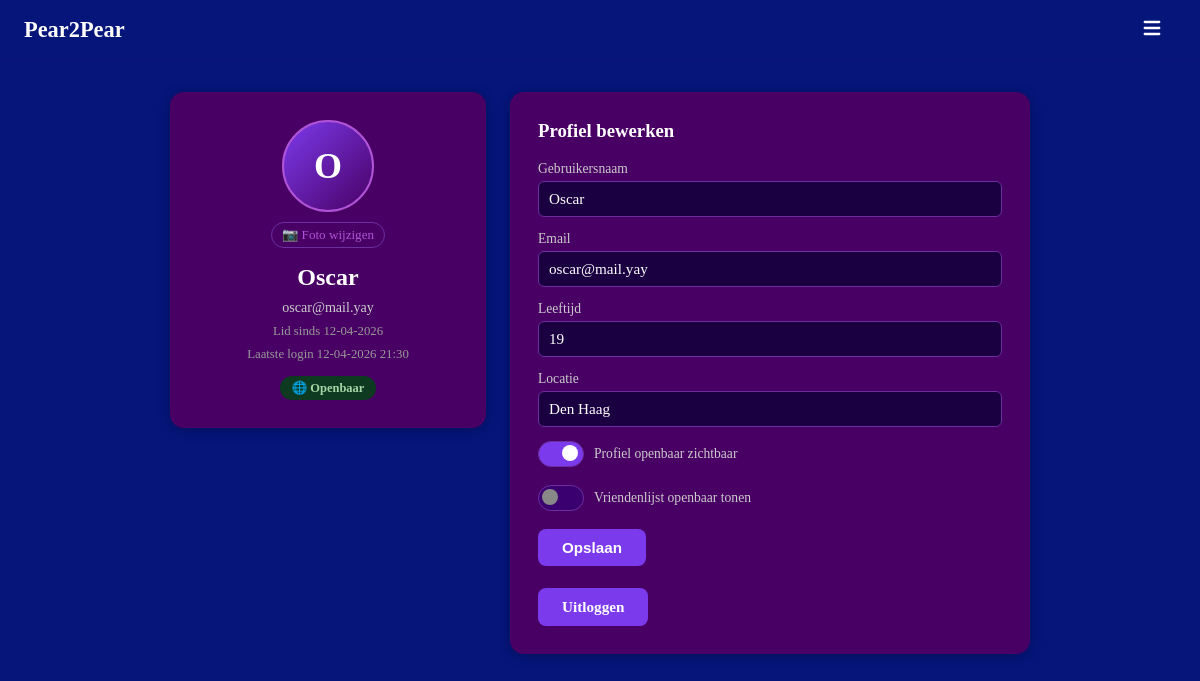
The app's page /account (signed in) with its own data.
### models.py (models this page shows, shortened)
class User(UserMixin, db.Model):
    __tablename__ = "users"
    id            = db.Column(db.Integer, primary_key=True)
    username      = db.Column(db.String(30),  unique=True, nullable=False, index=True)
    email         = db.Column(db.String(120), unique=True, nullable=False, index=True)
    password_hash = db.Column(db.String(256), nullable=False)
    created_at    = db.Column(db.DateTime, default=datetime.utcnow, nullable=False)
    last_login    = db.Column(db.DateTime, default=datetime.utcnow, nullable=False)
    age            = db.Column(db.Integer,     nullable=True)
    avatar         = db.Column(db.String(200),   nullable=True)
    location       = db.Column(db.String(100), nullable=True)
    is_public      = db.Column(db.Boolean, default=True,  nullable=False)
    friends_public = db.Column(db.Boolean, default=False, nullable=False)
    sent_requests     = db.relationship("Friendship", foreign_keys=[Friendship.from_id], backref="from_user", lazy="dynamic")
    received_requests = db.relationship("Friendship", foreign_keys=[Friendship.to_id],   backref="to_user",   lazy="dynamic")
    notifications     = db.relationship("Notification", foreign_keys=[Notification.user_id], backref="owner", lazy="dynamic", order_by=Notification.created_at.desc())
    def pending_received(self):
        reqs = Friendship.query.filter_by(to_id=self.id, status="pending").all()
        return User.query.filter(User.id.in_([r.from_id for r in reqs])).all()
    def unread_message_count(self):
        return Message.query.filter_by(receiver_id=self.id, read=False).count()
    def unread_notification_count(self):
        return Notification.query.filter_by(user_id=self.id, read=False).count()
    def total_inbox_count(self):
        return self.unread_message_count() + self.unread_notification_count()

### main.py (the view, shortened to what this page needs)
    @app.route("/account", methods=["GET", "POST"])
    @login_required
    def account():
        form = EditProfileForm(
            current_user_id=current_user.id,
            data={
                "username":       current_user.username,
                "email":          current_user.email,
                "age":            current_user.age,
                "location":       current_user.location,
                "is_public":      current_user.is_public,
                "friends_public": current_user.friends_public,
            }
        )
        return render_template("account.html", user=current_user, form=form)

### main.py (shortened to what this page needs)
class EditProfileForm(FlaskForm):
    username       = StringField("Gebruikersnaam", validators=[DataRequired(), Length(min=3, max=30)])
    email          = StringField("Email",         validators=[DataRequired(), Email()])
    age            = IntegerField("Leeftijd",       validators=[Optional(), NumberRange(min=1, max=120)])
    location       = StringField("Locatie",         validators=[Optional(), Length(max=100)])
    is_public      = BooleanField("Profiel openbaar")
    friends_public = BooleanField("Vriendenlijst openbaar")
    submit         = SubmitField("Opslaan")
    def __init__(self, current_user_id, *args, **kwargs):
        super().__init__(*args, **kwargs)
        self._current_user_id = current_user_id

### templates/account.html (shortened to what this page needs)
{% extends "base.html" %}
{% from "macros.html" import avatar %}
{% block content %}
<div class="account-page">
    <div class="box account-info">
        <div class="center">
            {{ avatar(user, size=88) }}
            <form method="POST" action="/account/avatar" enctype="multipart/form-data" style="margin:10px 0 4px;">
                <label class="avatar-upload-label" title="Profielfoto wijzigen">
                    📷 Foto wijzigen
                </label>
            </form>
            <h2>{{ user.username }}</h2>
            <p>{{ user.email }}</p>
            <p class="account-meta">Lid sinds {{ user.created_at.strftime('%d-%m-%Y') }}</p>
            <p class="account-meta">Laatste login {{ user.last_login.strftime('%d-%m-%Y %H:%M') }}</p>
            <span class="account-badge {% if user.is_public %}badge--public{% else %}badge--private{% endif %}">
                {% if user.is_public %}🌐 Openbaar{% else %}🔒 Privé{% endif %}
            </span>
        </div>
    </div>
    <div class="box account-edit">
        <h3>Profiel bewerken</h3>
        <form method="POST" action="/account">
            <div class="field">
                {{ form.username.label }}
                {{ form.username() }}
            </div>
            <div class="field">
                {{ form.email.label }}
                {{ form.email() }}
            </div>
            <div class="field">
                {{ form.age.label }}
                {{ form.age(placeholder="Jouw leeftijd") }}
            </div>
            <div class="field">
                {{ form.location.label }}
                {{ form.location(placeholder="Stad, land …") }}
            </div>
            <div class="field toggle-row">
                <label for="is_public" class="toggle-label">
                    <span class="toggle-track"><span class="toggle-thumb"></span></span>
                    Profiel openbaar zichtbaar
                </label>
            </div>
            <div class="field toggle-row">
                <label for="friends_public" class="toggle-label">
                    <span class="toggle-track"><span class="toggle-thumb"></span></span>
                    Vriendenlijst openbaar tonen
                </label>
            </div>
            <div class="field">
                {{ form.submit(class="btn") }}
            </div>
        </form>
        <a href="/logout" class="btn btn--outline" style="margin-top:8px;display:inline-block;">Uitloggen</a>
    </div>
</div>
{% endblock %}

### templates/macros.html
{% macro avatar(user, size=48, cls="") %}
{% if user.avatar %}
<img src="/static/avatars/{{ user.avatar }}"
     alt="{{ user.username }}"
     class="avatar-img {{ cls }}"
     style="width:{{ size }}px;height:{{ size }}px;border-radius:50%;object-fit:cover;border:2px solid #bb86fc;">
{% else %}
<div class="avatar-placeholder {{ cls }}"
     style="width:{{ size }}px;height:{{ size }}px;font-size:{{ (size * 0.42)|int }}px;">
  {{ user.username[0].upper() }}
</div>
{% endif %}
{% endmacro %}

### static/style.css (style rules this page uses)
html, body { height: 100%; margin: 0; background-color: #05157a; overflow: hidden; }
h1, h2, h3, p, small, label { color: white; }
a { color: #B153D7; }
.center { display: flex; text-align: center; flex-direction: column; align-items: center; }
.box { padding: 28px; border-radius: 14px; background-color: #490064; box-shadow: 0 2px 12px rgba(0,0,0,0.25); }
.field { display: flex; flex-direction: column; align-items: flex-start; margin-bottom: 14px; width: 100%; }
.field label { color: #ccc; font-size: 0.85rem; margin-bottom: 4px; }
.field input[type="text"], .field input[type="password"], .field input[type="email"], .field input[type="number"], .field textarea { width: 100%; padding: 8px 10px; border-radius: 6px; border: 1px solid #6b2fa0; background-color: #1a0040; color: white; font-size: 0.95rem; box-sizing: border-box; transition: border-color 0.2s; resize: vertical; font-family: inherit; }
.toggle-row { flex-direction: row; align-items: center; gap: 12px; }
.toggle-label { display: flex; align-items: center; gap: 10px; cursor: pointer; color: #ccc; font-size: 0.9rem; user-select: none; }
.toggle-track { width: 44px; height: 24px; background: #3a006f; border-radius: 999px; position: relative; transition: background 0.25s; flex-shrink: 0; border: 1px solid #6b2fa0; }
.toggle-thumb { position: absolute; top: 3px; left: 3px; width: 16px; height: 16px; border-radius: 50%; background: #888; transition: transform 0.25s, background 0.25s; }
input[type="checkbox"]:checked + .toggle-label .toggle-track { background: #7c3aed; }
input[type="checkbox"]:checked + .toggle-label .toggle-thumb { transform: translateX(20px); background: white; }
.btn { background-color: #7c3aed; color: white; border: none; padding: 10px 24px; border-radius: 8px; cursor: pointer; font-size: 0.95rem; font-weight: 600; transition: background-color 0.2s; text-decoration: none; display: inline-block; }
.btn--outline { background: transparent; border: 1px solid #7c3aed; color: #B153D7; }
.account-page { display: flex; gap: 24px; align-items: flex-start; width: 80%; max-width: 860px; padding: 32px 0; }
.account-info { width: 260px; flex-shrink: 0; text-align: center; }
.account-info h2 { margin: 12px 0 4px; }
.account-info p { margin: 4px 0; color: #ccc; font-size: 0.88rem; }
.account-meta { color: #999 !important; font-size: 0.8rem !important; }
.account-badge { display: inline-block; margin-top: 10px; padding: 4px 12px; border-radius: 999px; font-size: 0.78rem; font-weight: 600; }
.badge--public { background: #0d3a20; color: #a5d6a7; }
.account-edit { flex: 1; }
.account-edit h3 { margin-top: 0; }
.avatar-placeholder { border-radius: 50%; background: linear-gradient(135deg, #7c3aed, #490064); display: flex; align-items: center; justify-content: center; font-weight: 700; color: white; border: 2px solid #B153D7; flex-shrink: 0; }
.avatar-upload-label { display: inline-block; cursor: pointer; color: #B153D7; font-size: 0.82rem; padding: 4px 10px; border: 1px solid #6b2fa0; border-radius: 999px; transition: background 0.15s; }
.field input[type="text"], .field input[type="password"], .field input[type="email"] { width: 100%; padding: 8px 10px; border-radius: 6px; border: 1px solid #6b2fa0; background-color: #1a0040; color: white; font-size: 0.95rem; box-sizing: border-box; transition: border-color 0.2s; }
.btn { background-color: #7c3aed; color: white; border: none; padding: 10px 24px; border-radius: 8px; cursor: pointer; font-size: 0.95rem; font-weight: 600; transition: background-color 0.2s; text-decoration: none; }

### records on screen
User: username "O", username "Oscar", email "oscar@mail.yay", created_at "12-04-2026", last_login "12-04-2026 21:30", age "19", location "Den Haag"
